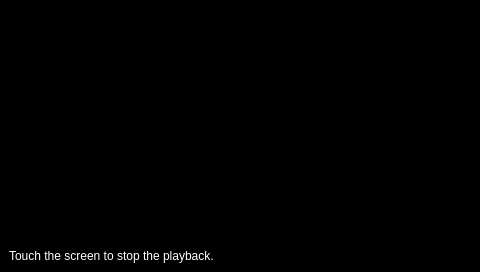
<?xml version="1.0" encoding="UTF-8"?>
<ui version="4.0">
 <class>EasyPlayerClass</class>
 <widget class="QMainWindow" name="EasyPlayerClass">
  <property name="geometry">
   <rect>
    <x>0</x>
    <y>0</y>
    <width>480</width>
    <height>272</height>
   </rect>
  </property>
  <property name="palette">
   <palette>
    <active>
     <colorrole role="WindowText">
      <brush brushstyle="SolidPattern">
       <color alpha="255">
        <red>255</red>
        <green>255</green>
        <blue>255</blue>
       </color>
      </brush>
     </colorrole>
     <colorrole role="Button">
      <brush brushstyle="SolidPattern">
       <color alpha="255">
        <red>0</red>
        <green>0</green>
        <blue>0</blue>
       </color>
      </brush>
     </colorrole>
     <colorrole role="Light">
      <brush brushstyle="SolidPattern">
       <color alpha="255">
        <red>0</red>
        <green>0</green>
        <blue>0</blue>
       </color>
      </brush>
     </colorrole>
     <colorrole role="Midlight">
      <brush brushstyle="SolidPattern">
       <color alpha="255">
        <red>0</red>
        <green>0</green>
        <blue>0</blue>
       </color>
      </brush>
     </colorrole>
     <colorrole role="Dark">
      <brush brushstyle="SolidPattern">
       <color alpha="255">
        <red>0</red>
        <green>0</green>
        <blue>0</blue>
       </color>
      </brush>
     </colorrole>
     <colorrole role="Mid">
      <brush brushstyle="SolidPattern">
       <color alpha="255">
        <red>0</red>
        <green>0</green>
        <blue>0</blue>
       </color>
      </brush>
     </colorrole>
     <colorrole role="Text">
      <brush brushstyle="SolidPattern">
       <color alpha="255">
        <red>255</red>
        <green>255</green>
        <blue>255</blue>
       </color>
      </brush>
     </colorrole>
     <colorrole role="BrightText">
      <brush brushstyle="SolidPattern">
       <color alpha="255">
        <red>255</red>
        <green>255</green>
        <blue>255</blue>
       </color>
      </brush>
     </colorrole>
     <colorrole role="ButtonText">
      <brush brushstyle="SolidPattern">
       <color alpha="255">
        <red>255</red>
        <green>255</green>
        <blue>255</blue>
       </color>
      </brush>
     </colorrole>
     <colorrole role="Base">
      <brush brushstyle="SolidPattern">
       <color alpha="255">
        <red>0</red>
        <green>0</green>
        <blue>0</blue>
       </color>
      </brush>
     </colorrole>
     <colorrole role="Window">
      <brush brushstyle="SolidPattern">
       <color alpha="255">
        <red>0</red>
        <green>0</green>
        <blue>0</blue>
       </color>
      </brush>
     </colorrole>
     <colorrole role="Shadow">
      <brush brushstyle="SolidPattern">
       <color alpha="255">
        <red>0</red>
        <green>0</green>
        <blue>0</blue>
       </color>
      </brush>
     </colorrole>
     <colorrole role="AlternateBase">
      <brush brushstyle="SolidPattern">
       <color alpha="255">
        <red>0</red>
        <green>0</green>
        <blue>0</blue>
       </color>
      </brush>
     </colorrole>
     <colorrole role="ToolTipBase">
      <brush brushstyle="SolidPattern">
       <color alpha="255">
        <red>255</red>
        <green>255</green>
        <blue>220</blue>
       </color>
      </brush>
     </colorrole>
     <colorrole role="ToolTipText">
      <brush brushstyle="SolidPattern">
       <color alpha="255">
        <red>0</red>
        <green>0</green>
        <blue>0</blue>
       </color>
      </brush>
     </colorrole>
    </active>
    <inactive>
     <colorrole role="WindowText">
      <brush brushstyle="SolidPattern">
       <color alpha="255">
        <red>255</red>
        <green>255</green>
        <blue>255</blue>
       </color>
      </brush>
     </colorrole>
     <colorrole role="Button">
      <brush brushstyle="SolidPattern">
       <color alpha="255">
        <red>0</red>
        <green>0</green>
        <blue>0</blue>
       </color>
      </brush>
     </colorrole>
     <colorrole role="Light">
      <brush brushstyle="SolidPattern">
       <color alpha="255">
        <red>0</red>
        <green>0</green>
        <blue>0</blue>
       </color>
      </brush>
     </colorrole>
     <colorrole role="Midlight">
      <brush brushstyle="SolidPattern">
       <color alpha="255">
        <red>0</red>
        <green>0</green>
        <blue>0</blue>
       </color>
      </brush>
     </colorrole>
     <colorrole role="Dark">
      <brush brushstyle="SolidPattern">
       <color alpha="255">
        <red>0</red>
        <green>0</green>
        <blue>0</blue>
       </color>
      </brush>
     </colorrole>
     <colorrole role="Mid">
      <brush brushstyle="SolidPattern">
       <color alpha="255">
        <red>0</red>
        <green>0</green>
        <blue>0</blue>
       </color>
      </brush>
     </colorrole>
     <colorrole role="Text">
      <brush brushstyle="SolidPattern">
       <color alpha="255">
        <red>255</red>
        <green>255</green>
        <blue>255</blue>
       </color>
      </brush>
     </colorrole>
     <colorrole role="BrightText">
      <brush brushstyle="SolidPattern">
       <color alpha="255">
        <red>255</red>
        <green>255</green>
        <blue>255</blue>
       </color>
      </brush>
     </colorrole>
     <colorrole role="ButtonText">
      <brush brushstyle="SolidPattern">
       <color alpha="255">
        <red>255</red>
        <green>255</green>
        <blue>255</blue>
       </color>
      </brush>
     </colorrole>
     <colorrole role="Base">
      <brush brushstyle="SolidPattern">
       <color alpha="255">
        <red>0</red>
        <green>0</green>
        <blue>0</blue>
       </color>
      </brush>
     </colorrole>
     <colorrole role="Window">
      <brush brushstyle="SolidPattern">
       <color alpha="255">
        <red>0</red>
        <green>0</green>
        <blue>0</blue>
       </color>
      </brush>
     </colorrole>
     <colorrole role="Shadow">
      <brush brushstyle="SolidPattern">
       <color alpha="255">
        <red>0</red>
        <green>0</green>
        <blue>0</blue>
       </color>
      </brush>
     </colorrole>
     <colorrole role="AlternateBase">
      <brush brushstyle="SolidPattern">
       <color alpha="255">
        <red>0</red>
        <green>0</green>
        <blue>0</blue>
       </color>
      </brush>
     </colorrole>
     <colorrole role="ToolTipBase">
      <brush brushstyle="SolidPattern">
       <color alpha="255">
        <red>255</red>
        <green>255</green>
        <blue>220</blue>
       </color>
      </brush>
     </colorrole>
     <colorrole role="ToolTipText">
      <brush brushstyle="SolidPattern">
       <color alpha="255">
        <red>0</red>
        <green>0</green>
        <blue>0</blue>
       </color>
      </brush>
     </colorrole>
    </inactive>
    <disabled>
     <colorrole role="WindowText">
      <brush brushstyle="SolidPattern">
       <color alpha="255">
        <red>0</red>
        <green>0</green>
        <blue>0</blue>
       </color>
      </brush>
     </colorrole>
     <colorrole role="Button">
      <brush brushstyle="SolidPattern">
       <color alpha="255">
        <red>0</red>
        <green>0</green>
        <blue>0</blue>
       </color>
      </brush>
     </colorrole>
     <colorrole role="Light">
      <brush brushstyle="SolidPattern">
       <color alpha="255">
        <red>0</red>
        <green>0</green>
        <blue>0</blue>
       </color>
      </brush>
     </colorrole>
     <colorrole role="Midlight">
      <brush brushstyle="SolidPattern">
       <color alpha="255">
        <red>0</red>
        <green>0</green>
        <blue>0</blue>
       </color>
      </brush>
     </colorrole>
     <colorrole role="Dark">
      <brush brushstyle="SolidPattern">
       <color alpha="255">
        <red>0</red>
        <green>0</green>
        <blue>0</blue>
       </color>
      </brush>
     </colorrole>
     <colorrole role="Mid">
      <brush brushstyle="SolidPattern">
       <color alpha="255">
        <red>0</red>
        <green>0</green>
        <blue>0</blue>
       </color>
      </brush>
     </colorrole>
     <colorrole role="Text">
      <brush brushstyle="SolidPattern">
       <color alpha="255">
        <red>0</red>
        <green>0</green>
        <blue>0</blue>
       </color>
      </brush>
     </colorrole>
     <colorrole role="BrightText">
      <brush brushstyle="SolidPattern">
       <color alpha="255">
        <red>255</red>
        <green>255</green>
        <blue>255</blue>
       </color>
      </brush>
     </colorrole>
     <colorrole role="ButtonText">
      <brush brushstyle="SolidPattern">
       <color alpha="255">
        <red>0</red>
        <green>0</green>
        <blue>0</blue>
       </color>
      </brush>
     </colorrole>
     <colorrole role="Base">
      <brush brushstyle="SolidPattern">
       <color alpha="255">
        <red>0</red>
        <green>0</green>
        <blue>0</blue>
       </color>
      </brush>
     </colorrole>
     <colorrole role="Window">
      <brush brushstyle="SolidPattern">
       <color alpha="255">
        <red>0</red>
        <green>0</green>
        <blue>0</blue>
       </color>
      </brush>
     </colorrole>
     <colorrole role="Shadow">
      <brush brushstyle="SolidPattern">
       <color alpha="255">
        <red>0</red>
        <green>0</green>
        <blue>0</blue>
       </color>
      </brush>
     </colorrole>
     <colorrole role="AlternateBase">
      <brush brushstyle="SolidPattern">
       <color alpha="255">
        <red>0</red>
        <green>0</green>
        <blue>0</blue>
       </color>
      </brush>
     </colorrole>
     <colorrole role="ToolTipBase">
      <brush brushstyle="SolidPattern">
       <color alpha="255">
        <red>255</red>
        <green>255</green>
        <blue>220</blue>
       </color>
      </brush>
     </colorrole>
     <colorrole role="ToolTipText">
      <brush brushstyle="SolidPattern">
       <color alpha="255">
        <red>0</red>
        <green>0</green>
        <blue>0</blue>
       </color>
      </brush>
     </colorrole>
    </disabled>
   </palette>
  </property>
  <property name="cursor">
   <cursorShape>BlankCursor</cursorShape>
  </property>
  <property name="windowTitle">
   <string>MainWindow</string>
  </property>
  <widget class="QWidget" name="centralwidget">
   <layout class="QVBoxLayout" name="verticalLayout">
    <item>
     <widget class="QPushButton" name="btnStop">
      <property name="sizePolicy">
       <sizepolicy hsizetype="Expanding" vsizetype="Expanding">
        <horstretch>0</horstretch>
        <verstretch>0</verstretch>
       </sizepolicy>
      </property>
      <property name="focusPolicy">
       <enum>Qt::NoFocus</enum>
      </property>
      <property name="text">
       <string/>
      </property>
      <property name="flat">
       <bool>true</bool>
      </property>
     </widget>
    </item>
    <item>
     <widget class="QLabel" name="lblInstructions">
      <property name="text">
       <string>Touch the screen to stop the playback.</string>
      </property>
     </widget>
    </item>
   </layout>
  </widget>
 </widget>
 <resources/>
 <connections>
  <connection>
   <sender>btnStop</sender>
   <signal>clicked()</signal>
   <receiver>EasyPlayerClass</receiver>
   <slot>killGst()</slot>
   <hints>
    <hint type="sourcelabel">
     <x>291</x>
     <y>148</y>
    </hint>
    <hint type="destinationlabel">
     <x>341</x>
     <y>243</y>
    </hint>
   </hints>
  </connection>
 </connections>
 <slots>
  <slot>killGst()</slot>
 </slots>
</ui>
